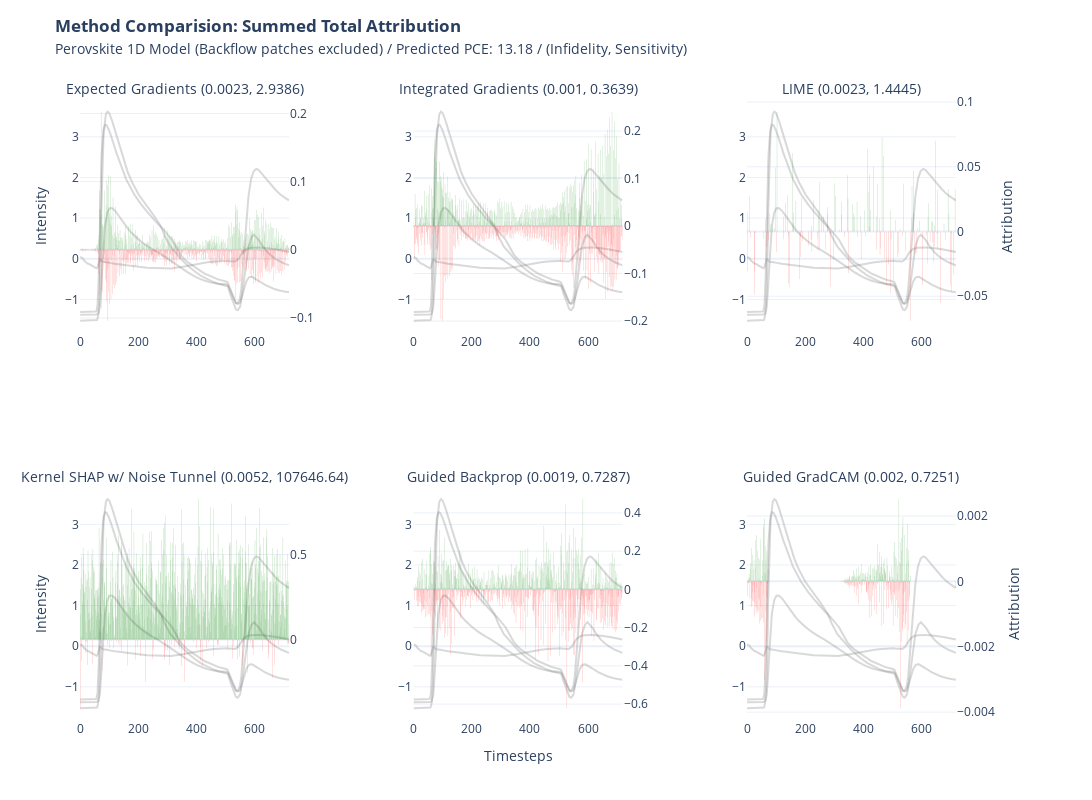

The notebook cell saved with this chart:
### Code cell
import plotly.graph_objects as go

def format_title(title, subtitle=None, subtitle_font_size=14):
    title = f'<b>{title}</b>'
    if not subtitle:
        return title
    subtitle = f'<span style="font-size: {subtitle_font_size}px;">{subtitle}</span>'
    return f'{title}<br>{subtitle}'

from plotly.subplots import make_subplots

fig = make_subplots(rows=2, 
                    cols=3, 
                    specs=[[{"secondary_y": True}, {"secondary_y": True},{"secondary_y": True}],
                           [{"secondary_y": True},{"secondary_y": True},{"secondary_y": True}]],
                    subplot_titles=(format_title("", "Expected Gradients (" + str(*np.round(infid_eg.numpy(),4)) + ", " + str(*np.round(sens_eg.numpy(),4)) + ")"), 
                    format_title("", "Integrated Gradients (" + str(*np.round(infid_ig.numpy(),4)) + ", " + str(*np.round(sens_ig.numpy(),4)) + ")"), 
                    format_title("", "LIME (" + str(*np.round(infid_lime.numpy(),4)) + ", " + str(*np.round(sens_lime.numpy(),4)) + ")"), 
                    format_title("", "Kernel SHAP w/ Noise Tunnel (" + str(*np.round(infid_ks.numpy(),4)) + ", " + str(*np.round(sens_ks.numpy(),4)) + ")"), 
                    format_title("", "Guided Backprop (" + str(*np.round(infid_gbp.numpy(),4)) + ", " + str(*np.round(sens_gbp.numpy(),4)) + ")"), 
                    format_title("", "Guided GradCAM (" + str(*np.round(infid_ggc.numpy(),4)) + ", " + str(*np.round(sens_ggc.numpy(),4)) + ")"))
                    )

fig.add_trace(go.Scatter(y=x[0], name = "ND",marker_color="grey", opacity = 0.3,showlegend=False), row=1, col=1)
fig.add_trace(go.Scatter(y=x[1], name = "LP725",marker_color="grey", opacity = 0.3,showlegend=False), row=1, col=1)
fig.add_trace(go.Scatter(y=x[2], name = "LP780",marker_color="grey", opacity = 0.3,showlegend=False), row=1, col=1)
fig.add_trace(go.Scatter(y=x[3], name = "SP775",marker_color="grey", opacity = 0.3,showlegend=False), row=1, col=1)
fig.add_trace(go.Bar(y=attr_eg.squeeze().sum(axis=0),marker_color=np.where(attr_eg.squeeze().sum(axis=0)<0, 'red', 'green'), opacity = 0.5,showlegend=False,marker_line_width=0),secondary_y=True, row=1, col=1)

fig.add_trace(go.Scatter(y=x[0], name = "ND",marker_color="grey", opacity = 0.3,showlegend=False), row=1, col=2)
fig.add_trace(go.Scatter(y=x[1], name = "LP725",marker_color="grey", opacity = 0.3,showlegend=False), row=1, col=2)
fig.add_trace(go.Scatter(y=x[2], name = "LP780",marker_color="grey", opacity = 0.3,showlegend=False), row=1, col=2)
fig.add_trace(go.Scatter(y=x[3], name = "SP775",marker_color="grey", opacity = 0.3,showlegend=False), row=1, col=2)
fig.add_trace(go.Bar(y=attr_ig.squeeze().sum(axis=0),marker_color=np.where(attr_ig.squeeze().sum(axis=0)<0, 'red', 'green'), opacity = 0.5,showlegend=False,marker_line_width=0),secondary_y=True, row=1, col=2)

fig.add_trace(go.Scatter(y=x[0], name = "ND",marker_color="grey", opacity = 0.3,showlegend=False), row=1, col=3)
fig.add_trace(go.Scatter(y=x[1], name = "LP725",marker_color="grey", opacity = 0.3,showlegend=False), row=1, col=3)
fig.add_trace(go.Scatter(y=x[2], name = "LP780",marker_color="grey", opacity = 0.3,showlegend=False), row=1, col=3)
fig.add_trace(go.Scatter(y=x[3], name = "SP775",marker_color="grey", opacity = 0.3,showlegend=False), row=1, col=3)
fig.add_trace(go.Bar(y=attr_lime.squeeze().sum(axis=0),marker_color=np.where(attr_lime.squeeze().sum(axis=0)<0, 'red', 'green'), opacity = 0.5,showlegend=False,marker_line_width=0),secondary_y=True, row=1, col=3)

fig.add_trace(go.Scatter(y=x[0], name = "ND",marker_color="grey", opacity = 0.3,showlegend=False), row=2, col=1)
fig.add_trace(go.Scatter(y=x[1], name = "LP725",marker_color="grey", opacity = 0.3,showlegend=False), row=2, col=1)
fig.add_trace(go.Scatter(y=x[2], name = "LP780",marker_color="grey", opacity = 0.3,showlegend=False), row=2, col=1)
fig.add_trace(go.Scatter(y=x[3], name = "SP775",marker_color="grey", opacity = 0.3,showlegend=False), row=2, col=1)
fig.add_trace(go.Bar(y=attr_ks.squeeze().sum(axis=0),marker_color=np.where(attr_ks.squeeze().sum(axis=0)<0, 'red', 'green'), opacity = 0.5,showlegend=False,marker_line_width=0),secondary_y=True, row=2, col=1)

fig.add_trace(go.Scatter(y=x[0], name = "ND",marker_color="grey", opacity = 0.3,showlegend=False), row=2, col=2)
fig.add_trace(go.Scatter(y=x[1], name = "LP725",marker_color="grey", opacity = 0.3,showlegend=False), row=2, col=2)
fig.add_trace(go.Scatter(y=x[2], name = "LP780",marker_color="grey", opacity = 0.3,showlegend=False), row=2, col=2)
fig.add_trace(go.Scatter(y=x[3], name = "SP775",marker_color="grey", opacity = 0.3,showlegend=False), row=2, col=2)
fig.add_trace(go.Bar(y=attr_gbp.squeeze().sum(axis=0),marker_color=np.where(attr_gbp.squeeze().sum(axis=0)<0, 'red', 'green'), opacity = 0.5,showlegend=False,marker_line_width=0),secondary_y=True, row=2, col=2)

fig.add_trace(go.Scatter(y=x[0], name = "ND",marker_color="grey", opacity = 0.3,showlegend=False), row=2, col=3)
fig.add_trace(go.Scatter(y=x[1], name = "LP725",marker_color="grey", opacity = 0.3,showlegend=False), row=2, col=3)
fig.add_trace(go.Scatter(y=x[2], name = "LP780",marker_color="grey", opacity = 0.3,showlegend=False), row=2, col=3)
fig.add_trace(go.Scatter(y=x[3], name = "SP775",marker_color="grey", opacity = 0.3,showlegend=False), row=2, col=3)
fig.add_trace(go.Bar(y=attr_ggc.squeeze().sum(axis=0),marker_color=np.where(attr_ggc.squeeze().sum(axis=0)<0, 'red', 'green'), opacity = 0.5,showlegend=False,marker_line_width=0),secondary_y=True, row=2, col=3)

fig.update_yaxes(title= None)
fig.update_yaxes(title_text=None, secondary_y=True)
fig.update_xaxes(title= None)

fig.update_yaxes(title= "Intensity", row=1, col =1)
fig.update_yaxes(title_text=None, secondary_y=True, row=1, col =1)
fig.update_yaxes(title_text="Attribution", secondary_y=True, row=1, col =3)
fig.update_yaxes(title= "Intensity", row=2, col =1)
fig.update_yaxes(title_text=None, secondary_y=True, row=2, col =1)
fig.update_yaxes(title_text="Attribution", secondary_y=True, row=2, col =3)
fig.update_xaxes(title= "Timesteps",row=2,col=2)

fig.update_layout(
    title= format_title("Method Comparision: Summed Total Attribution", "Perovskite 1D Model (Backflow patches excluded) / Predicted PCE: " + str(y) + " / (Infidelity, Sensitivity)"),
    legend_title = None,
    title_y = 0.96,
    template = "plotly_white",
    height=800, width=2000
)

fig.write_image("xai/images/1D/1D_nb_cmp_sum.png", scale=2)

fig.show()

### Figure 1 — Plotly figure (JSON) as saved in the notebook; plotly's stock layout.template omitted (floating-point values rounded to 4 significant figures; data arrays with more than 128 entries replaced by an {"elided": "..."} marker saying what was removed)
{"data": [{"marker": {"color": "grey"}, "name": "ND", "opacity": 0.3, "showlegend": false, "type": "scatter", "xaxis": "x", "y": {"elided": "719 float values"}, "yaxis": "y"}, {"marker": {"color": "grey"}, "name": "LP725", "opacity": 0.3, "showlegend": false, "type": "scatter", "xaxis": "x", "y": {"elided": "719 float values"}, "yaxis": "y"}, {"marker": {"color": "grey"}, "name": "LP780", "opacity": 0.3, "showlegend": false, "type": "scatter", "xaxis": "x", "y": {"elided": "719 float values"}, "yaxis": "y"}, {"marker": {"color": "grey"}, "name": "SP775", "opacity": 0.3, "showlegend": false, "type": "scatter", "xaxis": "x", "y": {"elided": "719 float values"}, "yaxis": "y"}, {"marker": {"color": {"elided": "719 str values"}, "line": {"width": 0}}, "opacity": 0.5, "showlegend": false, "type": "bar", "xaxis": "x", "y": {"elided": "719 float values"}, "yaxis": "y2"}, {"marker": {"color": "grey"}, "name": "ND", "opacity": 0.3, "showlegend": false, "type": "scatter", "xaxis": "x2", "y": {"elided": "719 float values"}, "yaxis": "y3"}, {"marker": {"color": "grey"}, "name": "LP725", "opacity": 0.3, "showlegend": false, "type": "scatter", "xaxis": "x2", "y": {"elided": "719 float values"}, "yaxis": "y3"}, {"marker": {"color": "grey"}, "name": "LP780", "opacity": 0.3, "showlegend": false, "type": "scatter", "xaxis": "x2", "y": {"elided": "719 float values"}, "yaxis": "y3"}, {"marker": {"color": "grey"}, "name": "SP775", "opacity": 0.3, "showlegend": false, "type": "scatter", "xaxis": "x2", "y": {"elided": "719 float values"}, "yaxis": "y3"}, {"marker": {"color": {"elided": "719 str values"}, "line": {"width": 0}}, "opacity": 0.5, "showlegend": false, "type": "bar", "xaxis": "x2", "y": {"elided": "719 float values"}, "yaxis": "y4"}, {"marker": {"color": "grey"}, "name": "ND", "opacity": 0.3, "showlegend": false, "type": "scatter", "xaxis": "x3", "y": {"elided": "719 float values"}, "yaxis": "y5"}, {"marker": {"color": "grey"}, "name": "LP725", "opacity": 0.3, "showlegend": false, "type": "scatter", "xaxis": "x3", "y": {"elided": "719 float values"}, "yaxis": "y5"}, {"marker": {"color": "grey"}, "name": "LP780", "opacity": 0.3, "showlegend": false, "type": "scatter", "xaxis": "x3", "y": {"elided": "719 float values"}, "yaxis": "y5"}, {"marker": {"color": "grey"}, "name": "SP775", "opacity": 0.3, "showlegend": false, "type": "scatter", "xaxis": "x3", "y": {"elided": "719 float values"}, "yaxis": "y5"}, {"marker": {"color": {"elided": "719 str values"}, "line": {"width": 0}}, "opacity": 0.5, "showlegend": false, "type": "bar", "xaxis": "x3", "y": {"elided": "719 float values"}, "yaxis": "y6"}, {"marker": {"color": "grey"}, "name": "ND", "opacity": 0.3, "showlegend": false, "type": "scatter", "xaxis": "x4", "y": {"elided": "719 float values"}, "yaxis": "y7"}, {"marker": {"color": "grey"}, "name": "LP725", "opacity": 0.3, "showlegend": false, "type": "scatter", "xaxis": "x4", "y": {"elided": "719 float values"}, "yaxis": "y7"}, {"marker": {"color": "grey"}, "name": "LP780", "opacity": 0.3, "showlegend": false, "type": "scatter", "xaxis": "x4", "y": {"elided": "719 float values"}, "yaxis": "y7"}, {"marker": {"color": "grey"}, "name": "SP775", "opacity": 0.3, "showlegend": false, "type": "scatter", "xaxis": "x4", "y": {"elided": "719 float values"}, "yaxis": "y7"}, {"marker": {"color": {"elided": "719 str values"}, "line": {"width": 0}}, "opacity": 0.5, "showlegend": false, "type": "bar", "xaxis": "x4", "y": {"elided": "719 float values"}, "yaxis": "y8"}, {"marker": {"color": "grey"}, "name": "ND", "opacity": 0.3, "showlegend": false, "type": "scatter", "xaxis": "x5", "y": {"elided": "719 float values"}, "yaxis": "y9"}, {"marker": {"color": "grey"}, "name": "LP725", "opacity": 0.3, "showlegend": false, "type": "scatter", "xaxis": "x5", "y": {"elided": "719 float values"}, "yaxis": "y9"}, {"marker": {"color": "grey"}, "name": "LP780", "opacity": 0.3, "showlegend": false, "type": "scatter", "xaxis": "x5", "y": {"elided": "719 float values"}, "yaxis": "y9"}, {"marker": {"color": "grey"}, "name": "SP775", "opacity": 0.3, "showlegend": false, "type": "scatter", "xaxis": "x5", "y": {"elided": "719 float values"}, "yaxis": "y9"}, {"marker": {"color": {"elided": "719 str values"}, "line": {"width": 0}}, "opacity": 0.5, "showlegend": false, "type": "bar", "xaxis": "x5", "y": {"elided": "719 float values"}, "yaxis": "y10"}, {"marker": {"color": "grey"}, "name": "ND", "opacity": 0.3, "showlegend": false, "type": "scatter", "xaxis": "x6", "y": {"elided": "719 float values"}, "yaxis": "y11"}, {"marker": {"color": "grey"}, "name": "LP725", "opacity": 0.3, "showlegend": false, "type": "scatter", "xaxis": "x6", "y": {"elided": "719 float values"}, "yaxis": "y11"}, {"marker": {"color": "grey"}, "name": "LP780", "opacity": 0.3, "showlegend": false, "type": "scatter", "xaxis": "x6", "y": {"elided": "719 float values"}, "yaxis": "y11"}, {"marker": {"color": "grey"}, "name": "SP775", "opacity": 0.3, "showlegend": false, "type": "scatter", "xaxis": "x6", "y": {"elided": "719 float values"}, "yaxis": "y11"}, {"marker": {"color": {"elided": "719 str values"}, "line": {"width": 0}}, "opacity": 0.5, "showlegend": false, "type": "bar", "xaxis": "x6", "y": {"elided": "719 float values"}, "yaxis": "y12"}], "layout": {"annotations": [{"font": {"size": 16}, "showarrow": false, "text": "<b></b><br><span style=\"font-size: 14px;\">Expected Gradients (0.0023, 2.9386)</span>", "x": 0.1122, "xanchor": "center", "xref": "paper", "y": 1, "yanchor": "bottom", "yref": "paper"}, {"font": {"size": 16}, "showarrow": false, "text": "<b></b><br><span style=\"font-size: 14px;\">Integrated Gradients (0.001, 0.3639)</span>", "x": 0.47, "xanchor": "center", "xref": "paper", "y": 1, "yanchor": "bottom", "yref": "paper"}, {"font": {"size": 16}, "showarrow": false, "text": "<b></b><br><span style=\"font-size: 14px;\">LIME (0.0023, 1.4445)</span>", "x": 0.8278, "xanchor": "center", "xref": "paper", "y": 1, "yanchor": "bottom", "yref": "paper"}, {"font": {"size": 16}, "showarrow": false, "text": "<b></b><br><span style=\"font-size: 14px;\">Kernel SHAP w/ Noise Tunnel (0.0052, 107646.64)</span>", "x": 0.1122, "xanchor": "center", "xref": "paper", "y": 0.375, "yanchor": "bottom", "yref": "paper"}, {"font": {"size": 16}, "showarrow": false, "text": "<b></b><br><span style=\"font-size: 14px;\">Guided Backprop (0.0019, 0.7287)</span>", "x": 0.47, "xanchor": "center", "xref": "paper", "y": 0.375, "yanchor": "bottom", "yref": "paper"}, {"font": {"size": 16}, "showarrow": false, "text": "<b></b><br><span style=\"font-size: 14px;\">Guided GradCAM (0.002, 0.7251)</span>", "x": 0.8278, "xanchor": "center", "xref": "paper", "y": 0.375, "yanchor": "bottom", "yref": "paper"}], "height": 800, "legend": {"title": {}}, "title": {"text": "<b>Method Comparision: Summed Total Attribution</b><br><span style=\"font-size: 14px;\">Perovskite 1D Model (Backflow patches excluded) / Predicted PCE: 13.18 / (Infidelity, Sensitivity)</span>", "y": 0.96}, "width": 2000, "xaxis": {"anchor": "y", "domain": [0, 0.2244], "title": {}}, "xaxis2": {"anchor": "y3", "domain": [0.3578, 0.5822], "title": {}}, "xaxis3": {"anchor": "y5", "domain": [0.7156, 0.94], "title": {}}, "xaxis4": {"anchor": "y7", "domain": [0, 0.2244], "title": {}}, "xaxis5": {"anchor": "y9", "domain": [0.3578, 0.5822], "title": {"text": "Timesteps"}}, "xaxis6": {"anchor": "y11", "domain": [0.7156, 0.94], "title": {}}, "yaxis": {"anchor": "x", "domain": [0.625, 1], "title": {"text": "Intensity"}}, "yaxis10": {"anchor": "x5", "overlaying": "y9", "side": "right", "title": {}}, "yaxis11": {"anchor": "x6", "domain": [0, 0.375], "title": {}}, "yaxis12": {"anchor": "x6", "overlaying": "y11", "side": "right", "title": {"text": "Attribution"}}, "yaxis2": {"anchor": "x", "overlaying": "y", "side": "right", "title": {}}, "yaxis3": {"anchor": "x2", "domain": [0.625, 1], "title": {}}, "yaxis4": {"anchor": "x2", "overlaying": "y3", "side": "right", "title": {}}, "yaxis5": {"anchor": "x3", "domain": [0.625, 1], "title": {}}, "yaxis6": {"anchor": "x3", "overlaying": "y5", "side": "right", "title": {"text": "Attribution"}}, "yaxis7": {"anchor": "x4", "domain": [0, 0.375], "title": {"text": "Intensity"}}, "yaxis8": {"anchor": "x4", "overlaying": "y7", "side": "right", "title": {}}, "yaxis9": {"anchor": "x5", "domain": [0, 0.375], "title": {}}}}
